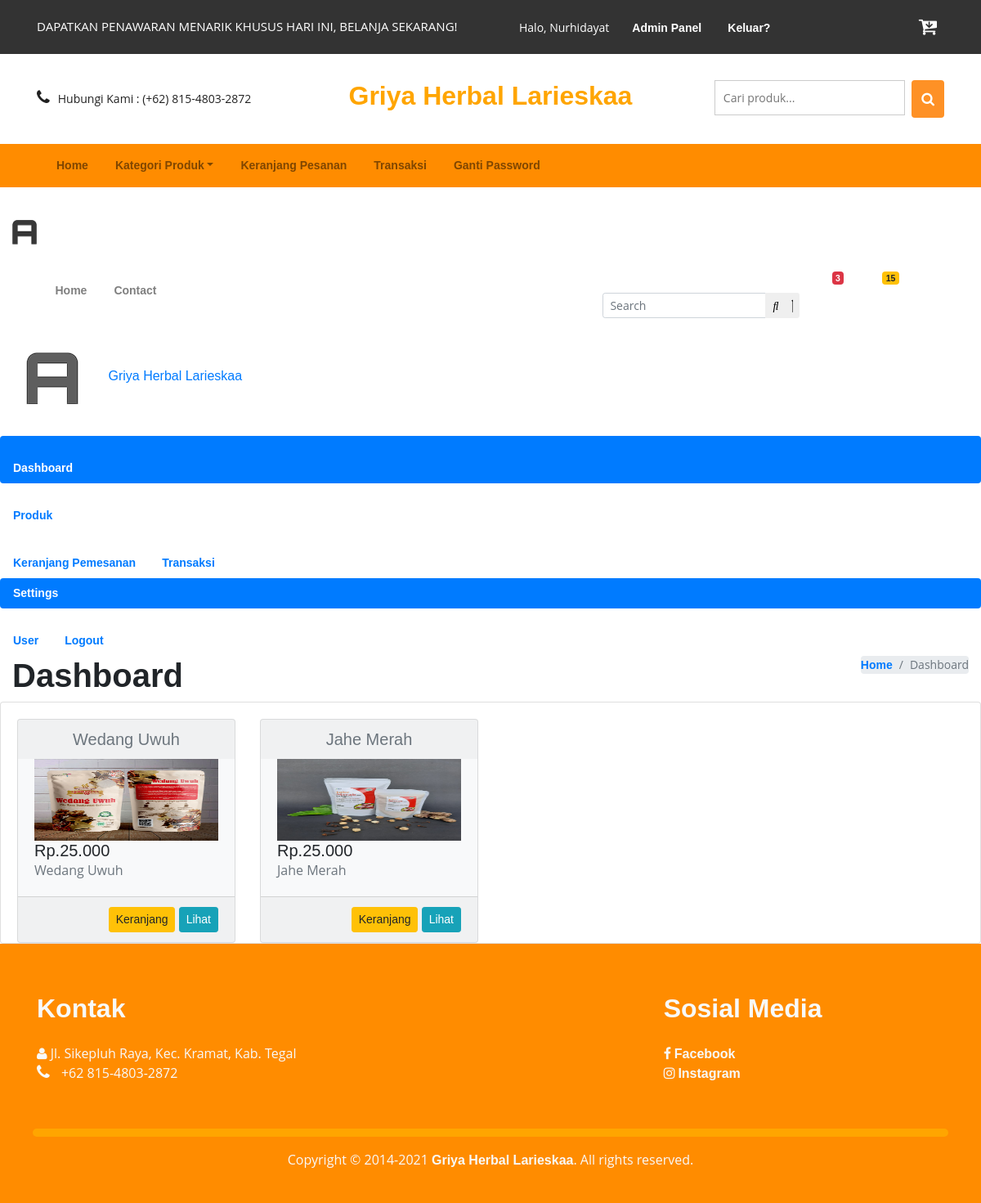
The app's page /view/dashboard.php (signed in) with its own data.
### tables this page shows
CREATE TABLE IF NOT EXISTS `produk` (
`id_produk` int(11) NOT NULL,
  `nama` varchar(100) NOT NULL,
  `ket` varchar(500) NOT NULL,
  `kategori` varchar(50) NOT NULL,
  `harga` decimal(12,2) NOT NULL,
  `foto1` varchar(100) NOT NULL,
  `rate` int(11) NOT NULL,
  `harga_disc` decimal(12,2) NOT NULL,
  `stok` int(11) NOT NULL
);

### view/dashboard.php (the view, shortened to what this page needs)
<?php
include('../admin/config/connection.php');
?>
<!DOCTYPE html>
<html>
<head>
  <link href="../css/bootstrap.min.css" rel="stylesheet" type="text/css" media="all" />
  <link href="../css/style.css" rel="stylesheet" type="text/css" media="all" />
  <link href="../css/font-awesome.min.css" rel="stylesheet">
  <link href="../css/skdslider.css" rel="stylesheet">
</head>
<body>
  <div class="agileits_header">
    <div class="container">
      <div class="w3l_offers">
        <p>DAPATKAN PENAWARAN MENARIK KHUSUS HARI INI, BELANJA SEKARANG!</p>
      </div>
      <div class="agile-login">
        <ul>
          <?php
          if (!isset($_SESSION['id_pel'])) { ?>
            <li><a href="register.php"> Daftar</a></li>
            <li><a href="view/login.php">Masuk</a></li>
            <?php } else {
            if ($_SESSION['role'] == 'member') { ?>
              <li style="color:white">Halo, <?php echo $_SESSION["name"] ?>
              <li><a href="controller/logout.php">Keluar?</a></li>
            <?php
            } else { ?>
              <li style="color:white">Halo, <?php echo $_SESSION["name"] ?>
              <li><a href="admin">Admin Panel</a></li>
              <li><a href="controller/logout.php">Keluar?</a></li>
          <?php
            }
          }
          ?>
        </ul>
      </div>
      <div class="product_list_header">
        <a href="view/keranjang.php"><button class="w3view-cart" type="submit" name="submit" value=""><i class="fa fa-cart-arrow-down" aria-hidden="true"></i></button>
        </a>
      </div>
      <div class="clearfix"> </div>
    </div>
  </div>
  <div class="logo_products">
    <div class="container">
      <div class="w3ls_logo_products_left1">
        <ul class="phone_email">
          <li><i class="fa fa-phone" aria-hidden="true"></i>Hubungi Kami : (+62) 815-4803-2872</li>
        </ul>
      </div>
      <div class="w3ls_logo_products_left">
        <h2><a href="index.php" style="color: orange;">Griya Herbal Larieskaa</a></h2>
      </div>
      <div class="w3l_search">
        <form action="cari_produk.php" method="post">
          <input type="search" name="Search" placeholder="Cari produk...">
          <button type="submit" class="btn btn-default search" aria-label="Left Align">
            <i class="fa fa-search" aria-hidden="true"> </i>
          </button>
          <div class="clearfix"></div>
        </form>
      </div>
      <div class="clearfix"> </div>
    </div>
  </div>
  <div style="background-color: #FF8C00;">
    <nav class="navbar navbar-expand-sm navbar-light">
      <div class="container">
        <div class="collapse navbar-collapse order-3 " id="navbarCollapse">
          <ul class="navbar-nav">
            <li class="nav-item">
              <a href="../index.php" class="nav-link">Home</a>
            </li>
            <li class="nav-item dropdown">
              <a id="dropdownSubMenu1" href="#" data-toggle="dropdown" aria-haspopup="true" aria-expanded="false" class="nav-link dropdown-toggle">Kategori Produk</a>
            </li>
            <li class="nav-item">
              <a href="keranjang.php" class="nav-link">Keranjang Pesanan</a>
            </li>
            <li class="nav-item">
              <a href="transaksi.php" class="nav-link">Transaksi</a>
            </li>
            <li class="nav-item">
              <a href="ganti_pass.php" class="nav-link">Ganti Password</a>
            </li>
          </ul>
        </div>
      </div>
  </div>
  </nav><br>
<?php include "../layout/navbar.php" ?>
<?php include "../layout/sidebar.php" ?>
  <div class="content-wrapper">
    <section class="content-header">
      <div class="container-fluid">
        <div class="row mb-2">
          <div class="col-sm-6">
            <h1>Dashboard</h1>
          </div>
          <div class="col-sm-6">
            <ol class="breadcrumb float-sm-right">
              <li class="breadcrumb-item"><a href="#">Home</a></li>
              <li class="breadcrumb-item active">Dashboard</li>
            </ol>
          </div>
        </div>
      </div>
    </section>
    <section class="content">
      <div class="card card-solid">
        <div class="card-body pb-0">
          <div class="row">
          <?php
$result = mysqli_query($conn, "SELECT * FROM produk INNER JOIN kategori on kategori.id_kat=produk.kategori ORDER BY id_produk ASC limit 20");
while ($user_data = mysqli_fetch_array($result)) {?>
            <div class="col-12 col-sm-6 col-md-3 d-flex align-items-stretch flex-column">
              <div class="card bg-light d-flex flex-fill">
                <div class="card-header text-muted border-bottom-0 text-center">
                  <h2 class="lead"><b><?php echo $user_data['nama']; ?></b></h2>
                </div>
                <div class="card-body pt-0">
                  <div class="row">
                    <div class="col-12 text-center">
                      <img src="../admin/img/produk/<?php echo $user_data['foto1'] ?>" alt="produk" width="100%" height="100" class="product-image">
                    </div>
                    <div class="col-12">
                      <h1 class="lead"><b>Rp.<?php echo number_format($user_data['harga'],0,',','.') ?></b></h1>
                      <p class="text-muted text-sm"><?php echo $user_data['nama']; ?></p>
                    </div>
                  </div>
                </div>
                <div class="card-footer">
                  <div class="text-right">
                    <a href="#" class="btn btn-sm btn-warning">
                      <i class="fas fa-basket"></i> Keranjang
                    </a>
                    <a href="detail_produk.php?id_produk=<?php echo $user_data['id_produk']?>" class="btn btn-sm btn-info">
                      <i class="fas fa-basket"></i> Lihat
                    </a>
                  </div>
                </div>
              </div>
            </div>
            <?php } ?>
          </div>
        </div>
      </div>
    </section>
  </div>
  <?php include "../layout/footer.php" ?>

### css/style.css (style rules this page uses)
html, body { font-size: 100%; font-family: 'Open Sans', sans-serif; background:#ffffff; }
ul li,ol li { font-size:14px; }
p { margin:0; }
h1,h2,h3,h4,h5,h6,a { font-family: 'Raleway', sans-serif; margin:0; font-weight:700; }
ul,label { margin:0; padding:0; }
.agileits_header { background: #333333; padding: 12px 0; }
.w3l_offers { float: left; padding: 9px 0; width: 47%; }
.w3l_offers p { font-size: 15px; color: #fff; }
.w3l_search { float: right; width: 25.33%; margin: 0em 0 0em 0em; }
.w3l_search input[type="search"] { width: 83%; padding:10px; font-size: 14px; color: #999; outline: none; border: 1px solid #cccccc; background: none; -webkit-appearance: none; transition: 0.5s all; -webkit-transition: 0.5s all; -moz-transition: 0.5s all; }
i.fa.fa-phone { margin-right: 10px; font-size: 20px; }
button.btn.btn-default.search { background: #fe9126; padding: 11px 12px 11px; float: right; outline: none; border: none; }
.agile-login { float: left; width: 40%; text-align: center; padding: 9px 0; }
.agile-login ul li { display: inline-block; padding: 0em 1em; }
.agile-login ul li a { font-size: 1em; text-transform: capitalize; color: #fff; text-decoration: none; }
.w3l_search input[type="search"] { margin-top:0px; }
.w3l_search i.fa.fa-search { font-size: 17px; color:#fff; }
button.w3view-cart { background: transparent; border: none; }
.logo_products { padding: 2em 0; }
.w3ls_logo_products_left { float: left; text-align: center; width: 33.33%; }
.w3ls_logo_products_left1 { float: left; margin-top: 0.6em; width: 33.33%; }
.w3ls_logo_products_left1 ul.phone_email li { display:inline-block; color:#212121; }
.navbar { position: relative; min-height: 50px; margin-bottom: 10px; border: 1px solid transparent; }
.navbar-collapse { padding: 0; }
.navbar-nav > li { float: left; margin-left: 17px; }
.navbar-nav > li:nth-child(1) { margin-left: 0px; }
.navbar-collapse { padding: 0; box-shadow: none; }
.navbar { margin-bottom: 0; border: none; }
.w3view-cart { background: #3399cc; border: none; -webkit-border-radius: 50%; -moz-border-radius: 50%; -o-border-radius: 50%; -ms-border-radius: 50%; border-radius: 50%; width: 40px; height: 40px; text-align: center; outline: none; }
.w3view-cart i.fa { font-size: 24px; color: #ffffff; vertical-align: middle; }
.product_list_header { float: right; }
.breadcrumb { margin-bottom: 0 !important; padding: 0 !important; }

### records on screen
produk: nama "Wedang Uwuh", foto1 (picture), harga "25.000"
produk: nama "Jahe Merah", foto1 (picture), harga "25.000"

### other values on screen
$_SESSION["name"] "Nurhidayat"
